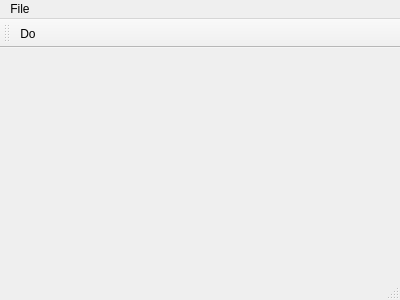
<?xml version="1.0" encoding="UTF-8"?>
<ui version="4.0">
 <class>MainWindow</class>
 <widget class="QMainWindow" name="MainWindow">
  <property name="geometry">
   <rect>
    <x>0</x>
    <y>0</y>
    <width>400</width>
    <height>300</height>
   </rect>
  </property>
  <property name="windowTitle">
   <string>MainWindow</string>
  </property>
  <widget class="QWidget" name="centralWidget"/>
  <widget class="QMenuBar" name="menuBar">
   <property name="geometry">
    <rect>
     <x>0</x>
     <y>0</y>
     <width>400</width>
     <height>21</height>
    </rect>
   </property>
   <widget class="QMenu" name="menuFile">
    <property name="title">
     <string>File</string>
    </property>
    <addaction name="actionDo"/>
   </widget>
   <addaction name="menuFile"/>
  </widget>
  <widget class="QToolBar" name="mainToolBar">
   <attribute name="toolBarArea">
    <enum>TopToolBarArea</enum>
   </attribute>
   <attribute name="toolBarBreak">
    <bool>false</bool>
   </attribute>
   <addaction name="actionDo"/>
  </widget>
  <widget class="QStatusBar" name="statusBar"/>
  <action name="actionDo">
   <property name="text">
    <string>Do</string>
   </property>
  </action>
 </widget>
 <layoutdefault spacing="6" margin="11"/>
 <resources/>
 <connections/>
</ui>
